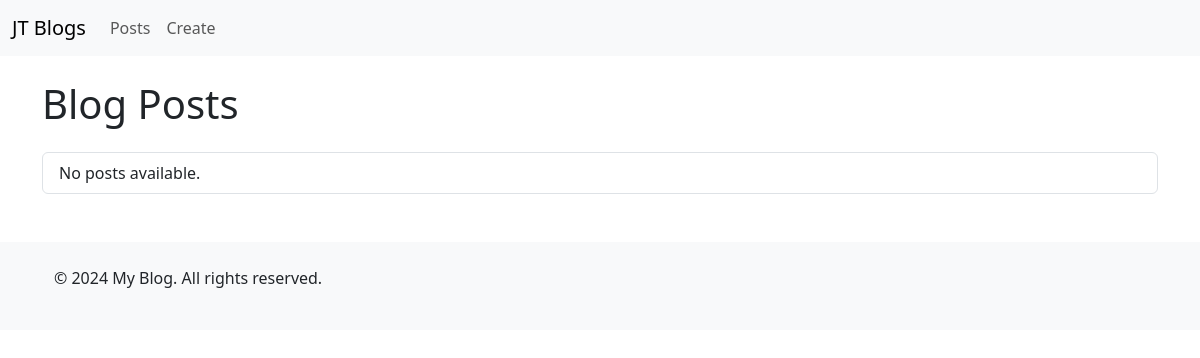
The page /blog/posts/ on the database as committed earlier.
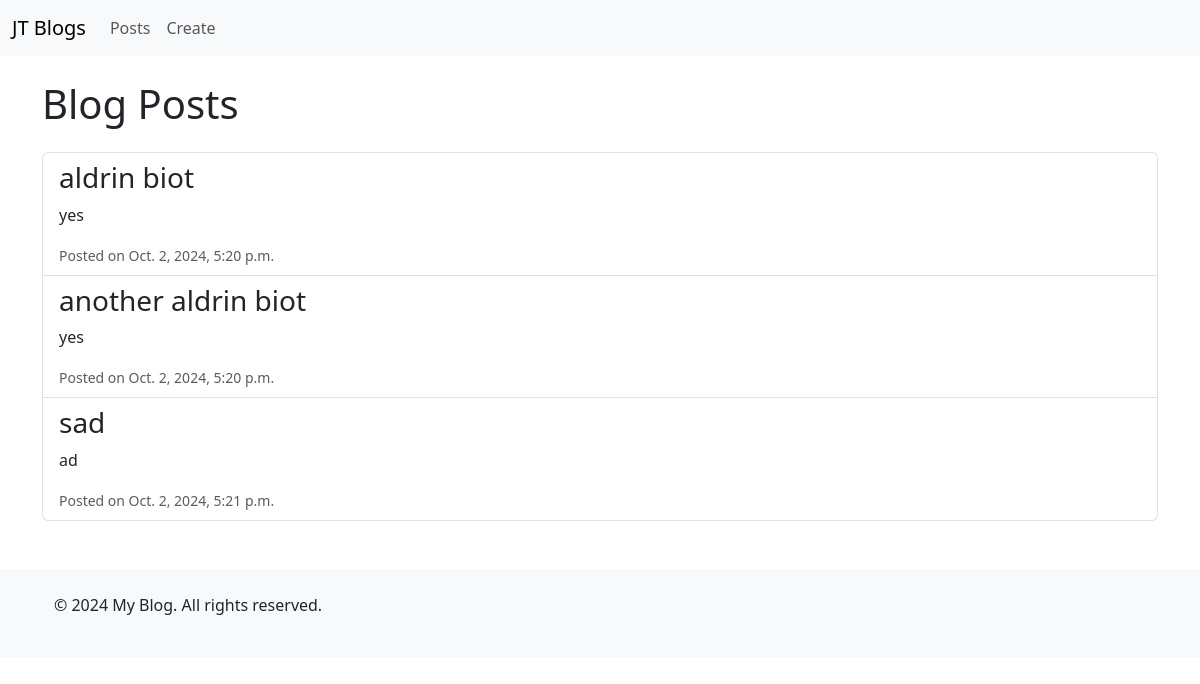
The same page on the database as committed later.
### JT_blog/models.py (models this page shows)
class BlogPost(models.Model):
    title = models.CharField(max_length=200)
    content = models.TextField()
    created_at = models.DateTimeField(auto_now_add=True)
    updated_at = models.DateTimeField(auto_now=True)

### JT_blog/views.py (the view)
# urls.py: path("posts/", PostListView.as_view(), name='post-list'),
class PostListView(TemplateView):
    template_name = "JT_blog/post_list.html"
    def get_context_data(self, **kwargs):
        context = super().get_context_data(**kwargs)
        context["blog_posts"] = BlogPost.objects.all()[:5]
        return context

### JT_blog/templates/JT_blog/post_list.html (shortened to what this page needs)
{% extends 'JT_blog/base.html' %}
{% block content %}
    <h1 class="mb-4">Blog Posts</h1>
    <ul class="list-group">
        {% for post in blog_posts %}
            <li class="list-group-item">
                <h3>{{ post.title }}</h3>
                <p>{{ post.content|truncatewords:30 }}</p>
                <small class="text-muted">Posted on {{ post.created_at }}</small>
            </li>
        {% empty %}
            <li class="list-group-item">No posts available.</li>
        {% endfor %}
    </ul>
{% endblock %}

### JT_blog/templates/JT_blog/base.html (shortened to what this page needs)
<!DOCTYPE html>
<html lang="en">
<head>
    <link href="https://cdn.jsdelivr.net/npm/bootstrap@5.3.0-alpha1/dist/css/bootstrap.min.css" rel="stylesheet">
</head>
<body>
    <nav class="navbar navbar-expand-lg navbar-light bg-light">
        <div class="container-fluid">
            <a class="navbar-brand" href="#">JT Blogs</a>
            <div class="collapse navbar-collapse" id="navbarNav">
                <ul class="navbar-nav">
                    <li class="nav-item">
                        <a class="nav-link" href="{% url 'post-list' %}">Posts</a>
                    </li>
                    <li class="nav-item">
                        <a class="nav-link" href="{% url 'post-create' %}">Create</a>
                    </li>
                </ul>
            </div>
        </div>
    </nav>
    <div class="container mt-4">
        {% block content %}{% endblock %}
    </div>
    <footer class="bg-light text-center text-lg-start mt-5">
        <div class="container p-4">
            <p>&copy; 2024 My Blog. All rights reserved.</p>
        </div>
    </footer>
</body>
</html>

Rows that differ between the two databases and show on the page:
added BlogPost: title "aldrin biot", content "yes", created_at "Oct. 2, 2024, 5:20 p.m."
added BlogPost: title "another aldrin biot", content "yes", created_at "Oct. 2, 2024, 5:20 p.m."
added BlogPost: title "sad", content "ad", created_at "Oct. 2, 2024, 5:21 p.m."
Other text that changed with them:
text no longer shown: "No posts available."
